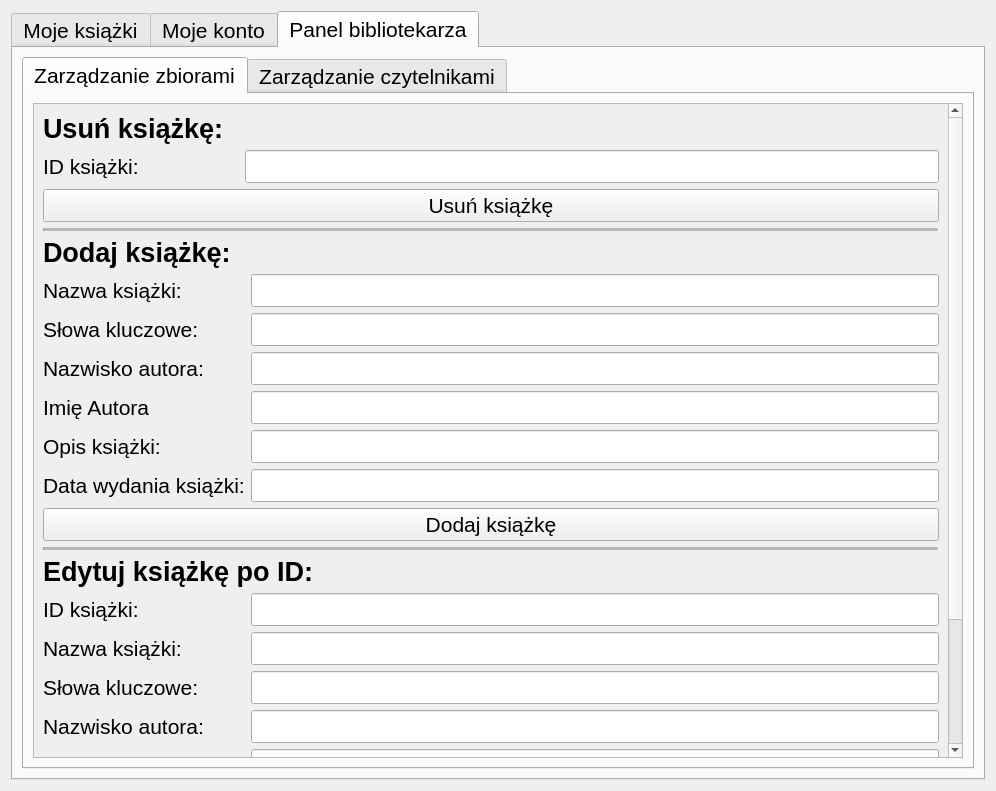
<?xml version="1.0" encoding="UTF-8"?>
<ui version="4.0">
 <class>MyAccSettings</class>
 <widget class="QDialog" name="MyAccSettings">
  <property name="geometry">
   <rect>
    <x>0</x>
    <y>0</y>
    <width>996</width>
    <height>791</height>
   </rect>
  </property>
  <property name="windowTitle">
   <string>Moje konto - ustawienia</string>
  </property>
  <layout class="QGridLayout" name="gridLayout">
   <item row="0" column="1">
    <widget class="QTabWidget" name="tabWidget_options">
     <property name="font">
      <font>
       <pointsize>16</pointsize>
      </font>
     </property>
     <property name="currentIndex">
      <number>2</number>
     </property>
     <widget class="QWidget" name="tab_myBooks">
      <attribute name="title">
       <string>Moje książki</string>
      </attribute>
      <layout class="QGridLayout" name="gridLayout_2">
       <item row="0" column="0">
        <layout class="QVBoxLayout" name="verticalLayout">
         <item>
          <widget class="QLabel" name="label">
           <property name="font">
            <font>
             <pointsize>20</pointsize>
             <weight>75</weight>
             <bold>true</bold>
            </font>
           </property>
           <property name="text">
            <string>Wypożyczone książki:</string>
           </property>
           <property name="alignment">
            <set>Qt::AlignCenter</set>
           </property>
          </widget>
         </item>
         <item>
          <spacer name="verticalSpacer">
           <property name="orientation">
            <enum>Qt::Vertical</enum>
           </property>
           <property name="sizeType">
            <enum>QSizePolicy::Fixed</enum>
           </property>
           <property name="sizeHint" stdset="0">
            <size>
             <width>20</width>
             <height>10</height>
            </size>
           </property>
          </spacer>
         </item>
         <item>
          <widget class="QTableWidget" name="tableWidget_books">
           <property name="editTriggers">
            <set>QAbstractItemView::NoEditTriggers</set>
           </property>
           <column>
            <property name="text">
             <string>Tytuł:</string>
            </property>
           </column>
           <column>
            <property name="text">
             <string>Data oddania:</string>
            </property>
           </column>
          </widget>
         </item>
        </layout>
       </item>
      </layout>
     </widget>
     <widget class="QWidget" name="tab_myAcc">
      <attribute name="title">
       <string>Moje konto</string>
      </attribute>
      <layout class="QGridLayout" name="gridLayout_4">
       <item row="2" column="0">
        <widget class="Line" name="line">
         <property name="orientation">
          <enum>Qt::Horizontal</enum>
         </property>
        </widget>
       </item>
       <item row="0" column="0">
        <layout class="QVBoxLayout" name="verticalLayout_2">
         <item>
          <widget class="QLabel" name="label_10">
           <property name="font">
            <font>
             <pointsize>20</pointsize>
             <weight>75</weight>
             <bold>true</bold>
            </font>
           </property>
           <property name="text">
            <string>Dane użytkownika:</string>
           </property>
          </widget>
         </item>
         <item>
          <layout class="QHBoxLayout" name="horizontalLayout">
           <item>
            <widget class="QLabel" name="label_2">
             <property name="sizePolicy">
              <sizepolicy hsizetype="Fixed" vsizetype="Preferred">
               <horstretch>0</horstretch>
               <verstretch>0</verstretch>
              </sizepolicy>
             </property>
             <property name="font">
              <font>
               <pointsize>16</pointsize>
              </font>
             </property>
             <property name="text">
              <string>Login:</string>
             </property>
            </widget>
           </item>
           <item>
            <widget class="QLabel" name="label_3">
             <property name="font">
              <font>
               <pointsize>16</pointsize>
              </font>
             </property>
             <property name="text">
              <string>users login</string>
             </property>
            </widget>
           </item>
          </layout>
         </item>
         <item>
          <layout class="QHBoxLayout" name="horizontalLayout_2">
           <item>
            <widget class="QLabel" name="label_4">
             <property name="sizePolicy">
              <sizepolicy hsizetype="Fixed" vsizetype="Preferred">
               <horstretch>0</horstretch>
               <verstretch>0</verstretch>
              </sizepolicy>
             </property>
             <property name="font">
              <font>
               <pointsize>16</pointsize>
              </font>
             </property>
             <property name="text">
              <string>e-mail:</string>
             </property>
            </widget>
           </item>
           <item>
            <widget class="QLabel" name="label_5">
             <property name="font">
              <font>
               <pointsize>16</pointsize>
              </font>
             </property>
             <property name="text">
              <string>users email</string>
             </property>
            </widget>
           </item>
          </layout>
         </item>
        </layout>
       </item>
       <item row="3" column="0">
        <layout class="QHBoxLayout" name="layout_abab">
         <item>
          <layout class="QVBoxLayout" name="verticalLayout_12">
           <item>
            <layout class="QVBoxLayout" name="verticalLayout_4">
             <item>
              <widget class="QLabel" name="label_6">
               <property name="sizePolicy">
                <sizepolicy hsizetype="Preferred" vsizetype="Fixed">
                 <horstretch>0</horstretch>
                 <verstretch>0</verstretch>
                </sizepolicy>
               </property>
               <property name="font">
                <font>
                 <pointsize>20</pointsize>
                 <weight>75</weight>
                 <bold>true</bold>
                </font>
               </property>
               <property name="text">
                <string>Zmiana hasła:</string>
               </property>
              </widget>
             </item>
             <item>
              <layout class="QVBoxLayout" name="verticalLayout_3">
               <item>
                <layout class="QHBoxLayout" name="horizontalLayout_6">
                 <item>
                  <layout class="QVBoxLayout" name="verticalLayout_6">
                   <item>
                    <widget class="QLabel" name="label_7">
                     <property name="font">
                      <font>
                       <pointsize>16</pointsize>
                      </font>
                     </property>
                     <property name="text">
                      <string>Stare hasło:</string>
                     </property>
                    </widget>
                   </item>
                   <item>
                    <widget class="QLabel" name="label_8">
                     <property name="font">
                      <font>
                       <pointsize>16</pointsize>
                      </font>
                     </property>
                     <property name="text">
                      <string>Nowe hasło:</string>
                     </property>
                    </widget>
                   </item>
                   <item>
                    <widget class="QLabel" name="label_9">
                     <property name="font">
                      <font>
                       <pointsize>16</pointsize>
                      </font>
                     </property>
                     <property name="text">
                      <string>Powtórz hasło:</string>
                     </property>
                    </widget>
                   </item>
                  </layout>
                 </item>
                 <item>
                  <layout class="QVBoxLayout" name="verticalLayout_5">
                   <item>
                    <widget class="QLineEdit" name="lineEdit_oldPass"/>
                   </item>
                   <item>
                    <widget class="QLineEdit" name="lineEdit_newPass1"/>
                   </item>
                   <item>
                    <widget class="QLineEdit" name="lineEdit_newPass2"/>
                   </item>
                  </layout>
                 </item>
                </layout>
               </item>
              </layout>
             </item>
             <item>
              <widget class="QPushButton" name="pushButton">
               <property name="text">
                <string>Zresetuj hasło</string>
               </property>
              </widget>
             </item>
            </layout>
           </item>
           <item>
            <widget class="QLabel" name="label_passErrorMsg">
             <property name="font">
              <font>
               <pointsize>16</pointsize>
              </font>
             </property>
             <property name="text">
              <string>Error msg Error msg Error msg Error msg Error msg Error msg
Error msgError msg Error msg</string>
             </property>
             <property name="wordWrap">
              <bool>true</bool>
             </property>
            </widget>
           </item>
          </layout>
         </item>
         <item>
          <widget class="QLabel" name="label_11">
           <property name="sizePolicy">
            <sizepolicy hsizetype="Fixed" vsizetype="Fixed">
             <horstretch>0</horstretch>
             <verstretch>0</verstretch>
            </sizepolicy>
           </property>
           <property name="maximumSize">
            <size>
             <width>150</width>
             <height>150</height>
            </size>
           </property>
           <property name="baseSize">
            <size>
             <width>10</width>
             <height>10</height>
            </size>
           </property>
           <property name="text">
            <string/>
           </property>
           <property name="pixmap">
            <pixmap resource="resources.qrc">:/img/img/gear.png</pixmap>
           </property>
           <property name="scaledContents">
            <bool>true</bool>
           </property>
          </widget>
         </item>
        </layout>
       </item>
       <item row="4" column="0">
        <spacer name="verticalSpacer_2">
         <property name="orientation">
          <enum>Qt::Vertical</enum>
         </property>
         <property name="sizeHint" stdset="0">
          <size>
           <width>20</width>
           <height>40</height>
          </size>
         </property>
        </spacer>
       </item>
      </layout>
     </widget>
     <widget class="QWidget" name="tab_librarianPanel">
      <attribute name="title">
       <string>Panel bibliotekarza</string>
      </attribute>
      <layout class="QGridLayout" name="gridLayout_6">
       <item row="0" column="0">
        <widget class="QTabWidget" name="tabWidget">
         <property name="font">
          <font>
           <pointsize>16</pointsize>
          </font>
         </property>
         <property name="currentIndex">
          <number>0</number>
         </property>
         <widget class="QWidget" name="widget">
          <attribute name="title">
           <string>Zarządzanie zbiorami</string>
          </attribute>
          <layout class="QGridLayout" name="gridLayout_5">
           <item row="0" column="0">
            <widget class="QScrollArea" name="scrollArea">
             <property name="widgetResizable">
              <bool>true</bool>
             </property>
             <widget class="QWidget" name="scrollAreaWidgetContents">
              <property name="geometry">
               <rect>
                <x>0</x>
                <y>-154</y>
                <width>911</width>
                <height>813</height>
               </rect>
              </property>
              <layout class="QGridLayout" name="gridLayout_3">
               <item row="0" column="0">
                <layout class="QVBoxLayout" name="verticalLayout_7">
                 <item>
                  <widget class="QLabel" name="label_13">
                   <property name="font">
                    <font>
                     <pointsize>20</pointsize>
                     <weight>75</weight>
                     <bold>true</bold>
                    </font>
                   </property>
                   <property name="text">
                    <string>Usuń książkę:</string>
                   </property>
                  </widget>
                 </item>
                 <item>
                  <layout class="QHBoxLayout" name="horizontalLayout_7">
                   <item>
                    <widget class="QLabel" name="label_14">
                     <property name="font">
                      <font>
                       <pointsize>16</pointsize>
                       <weight>50</weight>
                       <bold>false</bold>
                      </font>
                     </property>
                     <property name="text">
                      <string>ID książki:</string>
                     </property>
                     <property name="buddy">
                      <cstring>lineEdit_del_ID</cstring>
                     </property>
                    </widget>
                   </item>
                   <item>
                    <spacer name="horizontalSpacer">
                     <property name="orientation">
                      <enum>Qt::Horizontal</enum>
                     </property>
                     <property name="sizeType">
                      <enum>QSizePolicy::Fixed</enum>
                     </property>
                     <property name="sizeHint" stdset="0">
                      <size>
                       <width>100</width>
                       <height>20</height>
                      </size>
                     </property>
                    </spacer>
                   </item>
                   <item>
                    <widget class="QLineEdit" name="lineEdit_del_ID"/>
                   </item>
                  </layout>
                 </item>
                 <item>
                  <widget class="QPushButton" name="pushButton_delBook">
                   <property name="text">
                    <string>Usuń książkę</string>
                   </property>
                  </widget>
                 </item>
                </layout>
               </item>
               <item row="1" column="0">
                <widget class="Line" name="line_4">
                 <property name="font">
                  <font>
                   <pointsize>200</pointsize>
                   <weight>50</weight>
                   <bold>false</bold>
                  </font>
                 </property>
                 <property name="lineWidth">
                  <number>1</number>
                 </property>
                 <property name="midLineWidth">
                  <number>10</number>
                 </property>
                 <property name="orientation">
                  <enum>Qt::Horizontal</enum>
                 </property>
                </widget>
               </item>
               <item row="2" column="0">
                <layout class="QVBoxLayout" name="verticalLayout_11">
                 <item>
                  <layout class="QVBoxLayout" name="verticalLayout_8">
                   <item>
                    <layout class="QHBoxLayout" name="horizontalLayout_5">
                     <item>
                      <widget class="QLabel" name="label_12">
                       <property name="sizePolicy">
                        <sizepolicy hsizetype="Preferred" vsizetype="Preferred">
                         <horstretch>0</horstretch>
                         <verstretch>0</verstretch>
                        </sizepolicy>
                       </property>
                       <property name="font">
                        <font>
                         <pointsize>20</pointsize>
                         <weight>75</weight>
                         <bold>true</bold>
                        </font>
                       </property>
                       <property name="text">
                        <string>Dodaj książkę:</string>
                       </property>
                      </widget>
                     </item>
                    </layout>
                   </item>
                  </layout>
                 </item>
                 <item>
                  <layout class="QVBoxLayout" name="verticalLayout_AddBooks">
                   <item>
                    <layout class="QHBoxLayout" name="horizontalLayout_3">
                     <item>
                      <layout class="QVBoxLayout" name="verticalLayout_9">
                       <item>
                        <widget class="QLabel" name="label_name">
                         <property name="font">
                          <font>
                           <pointsize>16</pointsize>
                           <weight>50</weight>
                           <bold>false</bold>
                          </font>
                         </property>
                         <property name="text">
                          <string>Nazwa książki:</string>
                         </property>
                         <property name="buddy">
                          <cstring>lineEdit_add_bookName</cstring>
                         </property>
                        </widget>
                       </item>
                       <item>
                        <widget class="QLabel" name="label_name_3">
                         <property name="font">
                          <font>
                           <pointsize>16</pointsize>
                           <weight>50</weight>
                           <bold>false</bold>
                          </font>
                         </property>
                         <property name="text">
                          <string>Słowa kluczowe:</string>
                         </property>
                         <property name="buddy">
                          <cstring>lineEdit_add_bookKeywords</cstring>
                         </property>
                        </widget>
                       </item>
                       <item>
                        <widget class="QLabel" name="label_name_2">
                         <property name="font">
                          <font>
                           <pointsize>16</pointsize>
                           <weight>50</weight>
                           <bold>false</bold>
                          </font>
                         </property>
                         <property name="text">
                          <string>Nazwisko autora:</string>
                         </property>
                         <property name="buddy">
                          <cstring>lineEdit_add_authorSurname</cstring>
                         </property>
                        </widget>
                       </item>
                       <item>
                        <widget class="QLabel" name="label_author">
                         <property name="font">
                          <font>
                           <pointsize>16</pointsize>
                           <weight>50</weight>
                           <bold>false</bold>
                          </font>
                         </property>
                         <property name="text">
                          <string>Imię Autora</string>
                         </property>
                         <property name="buddy">
                          <cstring>lineEdit_add_authorName</cstring>
                         </property>
                        </widget>
                       </item>
                       <item>
                        <widget class="QLabel" name="label_name_4">
                         <property name="font">
                          <font>
                           <pointsize>16</pointsize>
                           <weight>50</weight>
                           <bold>false</bold>
                          </font>
                         </property>
                         <property name="text">
                          <string>Opis książki:</string>
                         </property>
                         <property name="buddy">
                          <cstring>lineEdit_add_bookDescription</cstring>
                         </property>
                        </widget>
                       </item>
                       <item>
                        <widget class="QLabel" name="label_name_5">
                         <property name="font">
                          <font>
                           <pointsize>16</pointsize>
                           <weight>50</weight>
                           <bold>false</bold>
                          </font>
                         </property>
                         <property name="text">
                          <string>Data wydania książki:</string>
                         </property>
                         <property name="buddy">
                          <cstring>lineEdit_add_bookDate</cstring>
                         </property>
                        </widget>
                       </item>
                      </layout>
                     </item>
                     <item>
                      <layout class="QVBoxLayout" name="verticalLayout_10">
                       <item>
                        <widget class="QLineEdit" name="lineEdit_add_bookName"/>
                       </item>
                       <item>
                        <widget class="QLineEdit" name="lineEdit_add_bookKeywords"/>
                       </item>
                       <item>
                        <widget class="QLineEdit" name="lineEdit_add_authorSurname"/>
                       </item>
                       <item>
                        <widget class="QLineEdit" name="lineEdit_add_authorName"/>
                       </item>
                       <item>
                        <widget class="QLineEdit" name="lineEdit_add_bookDescription"/>
                       </item>
                       <item>
                        <widget class="QLineEdit" name="lineEdit_add_bookDate"/>
                       </item>
                      </layout>
                     </item>
                    </layout>
                   </item>
                   <item>
                    <widget class="QPushButton" name="pushButton_addBook">
                     <property name="text">
                      <string>Dodaj książkę</string>
                     </property>
                    </widget>
                   </item>
                  </layout>
                 </item>
                 <item>
                  <widget class="Line" name="line_2">
                   <property name="midLineWidth">
                    <number>9</number>
                   </property>
                   <property name="orientation">
                    <enum>Qt::Horizontal</enum>
                   </property>
                  </widget>
                 </item>
                 <item>
                  <layout class="QVBoxLayout" name="verticalLayout_15">
                   <item>
                    <widget class="QLabel" name="label_15">
                     <property name="font">
                      <font>
                       <pointsize>20</pointsize>
                       <weight>75</weight>
                       <bold>true</bold>
                      </font>
                     </property>
                     <property name="text">
                      <string>Edytuj książkę po ID:</string>
                     </property>
                    </widget>
                   </item>
                   <item>
                    <layout class="QHBoxLayout" name="horizontalLayout_4">
                     <item>
                      <layout class="QVBoxLayout" name="verticalLayout_13">
                       <item>
                        <widget class="QLabel" name="label_name_11">
                         <property name="font">
                          <font>
                           <pointsize>16</pointsize>
                           <weight>50</weight>
                           <bold>false</bold>
                          </font>
                         </property>
                         <property name="text">
                          <string>ID książki:</string>
                         </property>
                         <property name="buddy">
                          <cstring>line_edit_bookID</cstring>
                         </property>
                        </widget>
                       </item>
                       <item>
                        <widget class="QLabel" name="label_name_6">
                         <property name="font">
                          <font>
                           <pointsize>16</pointsize>
                           <weight>50</weight>
                           <bold>false</bold>
                          </font>
                         </property>
                         <property name="text">
                          <string>Nazwa książki:</string>
                         </property>
                         <property name="buddy">
                          <cstring>lineEdit_edit_bookName</cstring>
                         </property>
                        </widget>
                       </item>
                       <item>
                        <widget class="QLabel" name="label_name_7">
                         <property name="font">
                          <font>
                           <pointsize>16</pointsize>
                           <weight>50</weight>
                           <bold>false</bold>
                          </font>
                         </property>
                         <property name="text">
                          <string>Słowa kluczowe:</string>
                         </property>
                         <property name="buddy">
                          <cstring>lineEdit_edit_bookKeywords</cstring>
                         </property>
                        </widget>
                       </item>
                       <item>
                        <widget class="QLabel" name="label_name_8">
                         <property name="font">
                          <font>
                           <pointsize>16</pointsize>
                           <weight>50</weight>
                           <bold>false</bold>
                          </font>
                         </property>
                         <property name="text">
                          <string>Nazwisko autora:</string>
                         </property>
                         <property name="buddy">
                          <cstring>lineEdit_edit_authorSurname</cstring>
                         </property>
                        </widget>
                       </item>
                       <item>
                        <widget class="QLabel" name="label_author_2">
                         <property name="font">
                          <font>
                           <pointsize>16</pointsize>
                           <weight>50</weight>
                           <bold>false</bold>
                          </font>
                         </property>
                         <property name="text">
                          <string>Imię Autora</string>
                         </property>
                         <property name="buddy">
                          <cstring>lineEdit_edit_authorName</cstring>
                         </property>
                        </widget>
                       </item>
                       <item>
                        <widget class="QLabel" name="label_name_9">
                         <property name="font">
                          <font>
                           <pointsize>16</pointsize>
                           <weight>50</weight>
                           <bold>false</bold>
                          </font>
                         </property>
                         <property name="text">
                          <string>Opis książki:</string>
                         </property>
                         <property name="buddy">
                          <cstring>lineEdit_edit_bookDescription</cstring>
                         </property>
                        </widget>
                       </item>
                       <item>
                        <widget class="QLabel" name="label_name_10">
                         <property name="font">
                          <font>
                           <pointsize>16</pointsize>
                           <weight>50</weight>
                           <bold>false</bold>
                          </font>
                         </property>
                         <property name="text">
                          <string>Data wydania książki:</string>
                         </property>
                         <property name="buddy">
                          <cstring>lineEdit_edit_bookDate</cstring>
                         </property>
                        </widget>
                       </item>
                      </layout>
                     </item>
                     <item>
                      <layout class="QVBoxLayout" name="verticalLayout_14">
                       <item>
                        <widget class="QLineEdit" name="line_edit_bookID"/>
                       </item>
                       <item>
                        <widget class="QLineEdit" name="lineEdit_edit_bookName"/>
                       </item>
                       <item>
                        <widget class="QLineEdit" name="lineEdit_edit_bookKeywords"/>
                       </item>
                       <item>
                        <widget class="QLineEdit" name="lineEdit_edit_authorSurname"/>
                       </item>
                       <item>
                        <widget class="QLineEdit" name="lineEdit_edit_authorName"/>
                       </item>
                       <item>
                        <widget class="QLineEdit" name="lineEdit_edit_bookDescription"/>
                       </item>
                       <item>
                        <widget class="QLineEdit" name="lineEdit_edit_bookDate"/>
                       </item>
                      </layout>
                     </item>
                    </layout>
                   </item>
                   <item>
                    <widget class="QPushButton" name="pushButton_editBook">
                     <property name="text">
                      <string>Edytuj książkę</string>
                     </property>
                    </widget>
                   </item>
                  </layout>
                 </item>
                 <item>
                  <widget class="Line" name="line_3">
                   <property name="orientation">
                    <enum>Qt::Horizontal</enum>
                   </property>
                  </widget>
                 </item>
                </layout>
               </item>
              </layout>
             </widget>
            </widget>
           </item>
          </layout>
         </widget>
         <widget class="QWidget" name="tab_2">
          <attribute name="title">
           <string>Zarządzanie czytelnikami</string>
          </attribute>
          <widget class="Line" name="line_5">
           <property name="geometry">
            <rect>
             <x>20</x>
             <y>190</y>
             <width>871</width>
             <height>20</height>
            </rect>
           </property>
           <property name="midLineWidth">
            <number>2</number>
           </property>
           <property name="orientation">
            <enum>Qt::Horizontal</enum>
           </property>
          </widget>
          <widget class="QWidget" name="layoutWidget">
           <property name="geometry">
            <rect>
             <x>20</x>
             <y>40</y>
             <width>364</width>
             <height>152</height>
            </rect>
           </property>
           <layout class="QVBoxLayout" name="verticalLayout_20">
            <item>
             <widget class="QLabel" name="label_16">
              <property name="sizePolicy">
               <sizepolicy hsizetype="Preferred" vsizetype="Preferred">
                <horstretch>0</horstretch>
                <verstretch>0</verstretch>
               </sizepolicy>
              </property>
              <property name="font">
               <font>
                <pointsize>20</pointsize>
                <weight>75</weight>
                <bold>true</bold>
               </font>
              </property>
              <property name="text">
               <string>Czytelnik oddaje książkę:</string>
              </property>
             </widget>
            </item>
            <item>
             <layout class="QHBoxLayout" name="horizontalLayout_9">
              <item>
               <layout class="QVBoxLayout" name="verticalLayout_18">
                <item>
                 <widget class="QLabel" name="label_name_13">
                  <property name="font">
                   <font>
                    <pointsize>16</pointsize>
                    <weight>50</weight>
                    <bold>false</bold>
                   </font>
                  </property>
                  <property name="text">
                   <string>ID użytkownika:</string>
                  </property>
                  <property name="buddy">
                   <cstring>lineEdit_add_bookName</cstring>
                  </property>
                 </widget>
                </item>
                <item>
                 <widget class="QLabel" name="label_name_12">
                  <property name="font">
                   <font>
                    <pointsize>16</pointsize>
                    <weight>50</weight>
                    <bold>false</bold>
                   </font>
                  </property>
                  <property name="text">
                   <string>ID książki:</string>
                  </property>
                  <property name="buddy">
                   <cstring>lineEdit_add_bookName</cstring>
                  </property>
                 </widget>
                </item>
               </layout>
              </item>
              <item>
               <layout class="QVBoxLayout" name="verticalLayout_19">
                <item>
                 <widget class="QLineEdit" name="lineEdit_user_userID"/>
                </item>
                <item>
                 <widget class="QLineEdit" name="lineEdit_user_bookID"/>
                </item>
               </layout>
              </item>
             </layout>
            </item>
            <item>
             <widget class="QPushButton" name="pushButton_addBook_2">
              <property name="text">
               <string>Oddaj książkę</string>
              </property>
             </widget>
            </item>
           </layout>
          </widget>
          <widget class="QWidget" name="layoutWidget">
           <property name="geometry">
            <rect>
             <x>30</x>
             <y>220</y>
             <width>384</width>
             <height>152</height>
            </rect>
           </property>
           <layout class="QVBoxLayout" name="verticalLayout_21">
            <item>
             <widget class="QLabel" name="label_17">
              <property name="sizePolicy">
               <sizepolicy hsizetype="Preferred" vsizetype="Preferred">
                <horstretch>0</horstretch>
                <verstretch>0</verstretch>
               </sizepolicy>
              </property>
              <property name="font">
               <font>
                <pointsize>20</pointsize>
                <weight>75</weight>
                <bold>true</bold>
               </font>
              </property>
              <property name="text">
               <string>Czytelnik przedłuża książkę:</string>
              </property>
             </widget>
            </item>
            <item>
             <layout class="QHBoxLayout" name="horizontalLayout_8">
              <item>
               <layout class="QVBoxLayout" name="verticalLayout_16">
                <item>
                 <widget class="QLabel" name="label_name_15">
                  <property name="font">
                   <font>
                    <pointsize>16</pointsize>
                    <weight>50</weight>
                    <bold>false</bold>
                   </font>
                  </property>
                  <property name="text">
                   <string>ID użytkownika:</string>
                  </property>
                  <property name="buddy">
                   <cstring>lineEdit_add_bookName</cstring>
                  </property>
                 </widget>
                </item>
                <item>
                 <widget class="QLabel" name="label_name_14">
                  <property name="font">
                   <font>
                    <pointsize>16</pointsize>
                    <weight>50</weight>
                    <bold>false</bold>
                   </font>
                  </property>
                  <property name="text">
                   <string>ID książki:</string>
                  </property>
                  <property name="buddy">
                   <cstring>lineEdit_add_bookName</cstring>
                  </property>
                 </widget>
                </item>
               </layout>
              </item>
              <item>
               <layout class="QVBoxLayout" name="verticalLayout_17">
                <item>
                 <widget class="QLineEdit" name="lineEdit_userExtend_userID_2"/>
                </item>
                <item>
                 <widget class="QLineEdit" name="lineEdit_userExtend_bookID"/>
                </item>
               </layout>
              </item>
             </layout>
            </item>
            <item>
             <widget class="QPushButton" name="pushButton_addBook_3">
              <property name="text">
               <string>Przedłuż książkę</string>
              </property>
             </widget>
            </item>
           </layout>
          </widget>
         </widget>
        </widget>
       </item>
      </layout>
     </widget>
    </widget>
   </item>
  </layout>
 </widget>
 <resources>
  <include location="resources.qrc"/>
 </resources>
 <connections/>
</ui>
